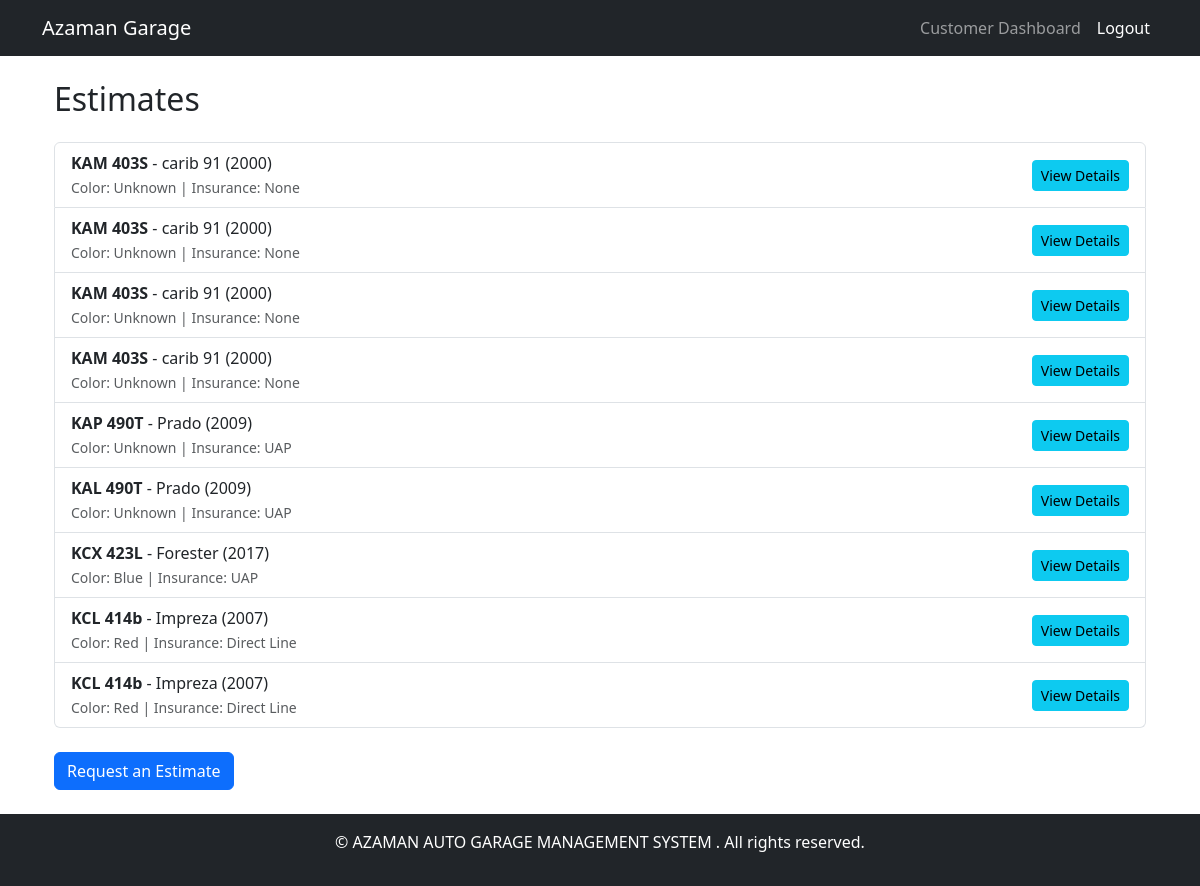
Page /billing/estimates/ (signed in) on the committed database.
### billing/models.py (models this page shows, shortened)
class Estimate(models.Model):
    customer = models.ForeignKey(CustomUser, on_delete=models.CASCADE, related_name="estimates", default=None)
    vehicle = models.ForeignKey("Vehicle", on_delete=models.CASCADE, related_name="estimates", default=None)
    created_at = models.DateTimeField(auto_now_add=True)
    status = models.CharField(
        max_length=20,
        choices=[("Pending", "Pending"), ("Approved", "Approved"), ("Rejected", "Rejected")],
        default="Pending"
    )

class Vehicle(models.Model):
    customer = models.ForeignKey(Customer, on_delete=models.CASCADE)
    make = models.CharField(max_length=50)
    model = models.CharField(max_length=50)
    registration_number = models.CharField(max_length=20, unique=True)
    year = models.PositiveIntegerField()
    color = models.CharField(max_length=50, default="Unknown")
    insurance_company = models.CharField(max_length=100, null=True)

### billing/views.py (the view)
# urls.py: path("estimates/", view_estimates, name="view_estimates"),
@login_required
def view_estimates(request):
    if request.user.is_superuser:
        estimates = Estimate.objects.all()
    else:
        estimates = Estimate.objects.filter(vehicle__customer__user=request.user)  # Assuming vehicle has a user relation
    return render(request, "billing/view_estimates.html", {
        'estimates': estimates
    })

### billing/templates/billing/view_estimates.html
{% extends "base.html" %}
{% block content %}
<div class="container mt-4">
    <h2 class="mb-4">Estimates</h2>
    {% if user.is_superuser %}
        <div class="row">
            <div class="col-md-12">
                <ul class="list-group">
                    {% for estimate in estimates %}
                    <li class="list-group-item d-flex justify-content-between align-items-center">
                        <div>
                            <strong>{{ estimate.vehicle.registration_number }}</strong> - {{ estimate.vehicle.model }} ({{ estimate.vehicle.year }})<br>
                            <small class="text-muted">Color: {{ estimate.vehicle.color }} | Insurance: {{ estimate.vehicle.insurance_company }}</small>
                        </div>
                        <a href="{% url 'estimate_detail' estimate.id %}" class="btn btn-sm btn-info">
                            View Details
                        </a>
                    </li>
                    {% endfor %}
                </ul>
            </div>
        </div>
    {% else %}
        <div class="row">
            <div class="col-md-12">
                <ul class="list-group">
                    {% for estimate in estimates %}
                    <li class="list-group-item d-flex justify-content-between align-items-center">
                        <div>
                            <strong>{{ estimate.vehicle.registration_number }}</strong> - {{ estimate.vehicle.model }} ({{ estimate.vehicle.year }})<br>
                            <small class="text-muted">Color: {{ estimate.vehicle.color }} | Insurance: {{ estimate.vehicle.insurance_company }}</small>
                        </div>
                        <a href="{% url 'estimate_detail' estimate.id %}" class="btn btn-sm btn-info">
                            View Details
                        </a>
                    </li>
                    {% empty %}
                        <p>No estimates found for your vehicle.</p>
                    {% endfor %}
                </ul>
            </div>
        </div>
    {% endif %}
    {% if not user.is_superuser %}
        <a href="{% url 'request_estimate' %}" class="btn btn-primary mt-4">Request an Estimate</a>
    {% endif %}
</div>
{% endblock %}

### rows in the picture
Estimate: vehicle.registration_number "KAM 403S", vehicle.model "carib 91", vehicle.year "2000", vehicle.color "Unknown", vehicle.insurance_company "None"
Estimate: vehicle.registration_number "KAM 403S", vehicle.model "carib 91", vehicle.year "2000", vehicle.color "Unknown", vehicle.insurance_company "None"
Estimate: vehicle.registration_number "KAM 403S", vehicle.model "carib 91", vehicle.year "2000", vehicle.color "Unknown", vehicle.insurance_company "None"
Estimate: vehicle.registration_number "KAM 403S", vehicle.model "carib 91", vehicle.year "2000", vehicle.color "Unknown", vehicle.insurance_company "None"
Estimate: vehicle.registration_number "KAP 490T", vehicle.model "Prado", vehicle.year "2009", vehicle.color "Unknown", vehicle.insurance_company "UAP"
Estimate: vehicle.registration_number "KAL 490T", vehicle.model "Prado", vehicle.year "2009", vehicle.color "Unknown", vehicle.insurance_company "UAP"
Estimate: vehicle.registration_number "KCX 423L", vehicle.model "Forester", vehicle.year "2017", vehicle.color "Blue", vehicle.insurance_company "UAP"
Estimate: vehicle.registration_number "KCL 414b", vehicle.model "Impreza", vehicle.year "2007", vehicle.color "Red", vehicle.insurance_company "Direct Line"
Estimate: vehicle.registration_number "KCL 414b", vehicle.model "Impreza", vehicle.year "2007", vehicle.color "Red", vehicle.insurance_company "Direct Line"
